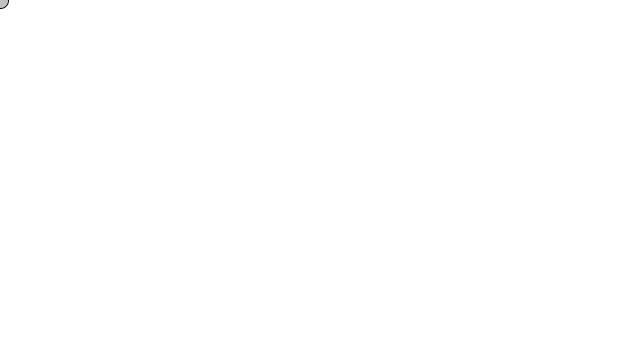
Frame 1 (no input)
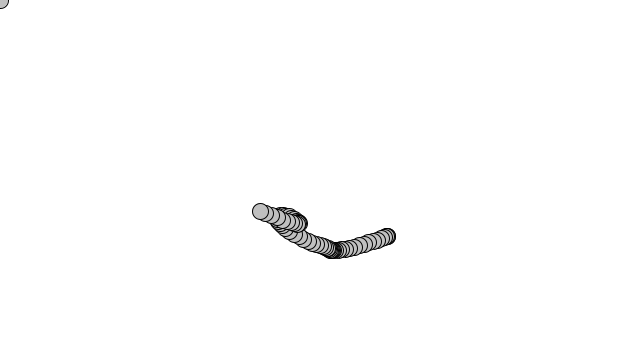
Frame 60 (the mouse pressed at the canvas centre just before this capture)
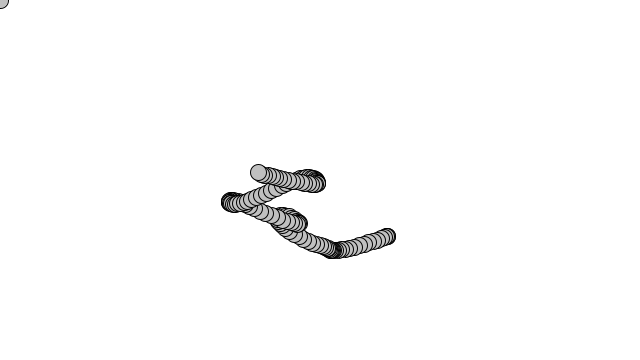
Frame 120 (the mouse held since frame 60 and released just before this capture)

The Processing sketch that drew these frames (run headless with seeded random() and noise(); from frame 60 on, the mouse is pressed at the canvas centre):

// Processing sketch: I_6_Perlin_Walker
// ── I_6_Perlin_Walker.pde
class Walker {
  float  x,  y;
  float tx, ty;
  
  Walker() { // Constructor
    tx = 0;
    ty = 10000;
  
  }
  
  void display() {
    stroke(0);
    fill(192);
    ellipse(x, y, 16, 16);
  }
  
  void step() {
    x = map(noise(tx), 0, 1, 0, width);
    y = map(noise(ty), 0, 1, 0, height);
    tx += 0.01;
    ty += 0.01;
  }
}

Walker w;

void setup() {
  size(640,360);
  background(255);
  w = new Walker();
}

void draw() {
  w.display();
  w.step();
}
